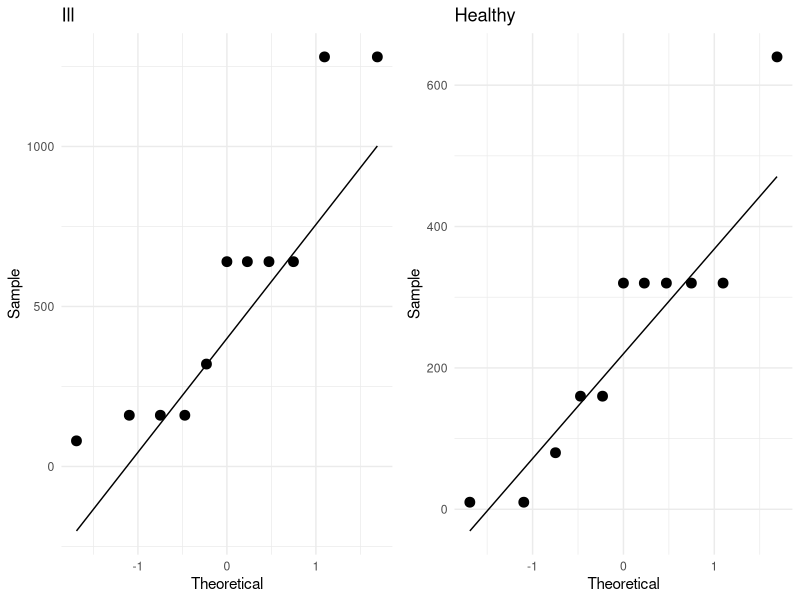
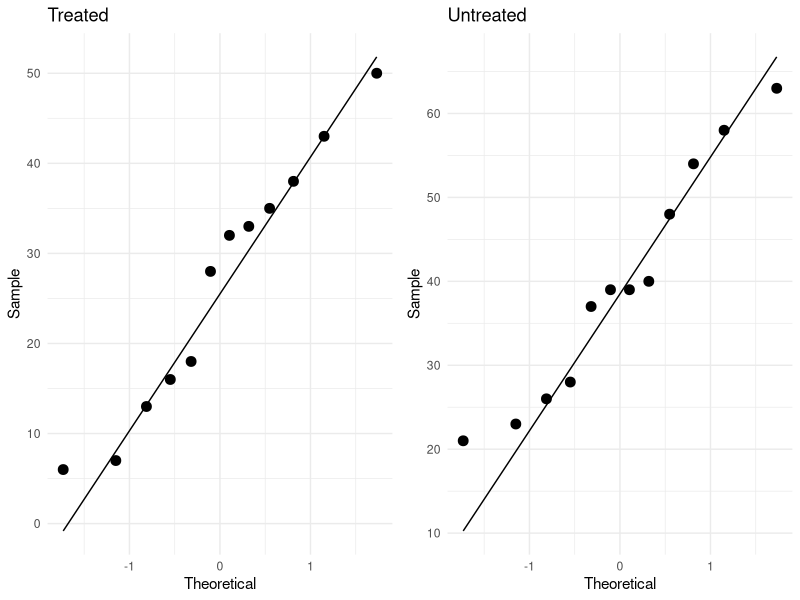

Generate these figures, in order, with R:
## ---- chunk 1
ill <- c(640, 160, 1280, 320, 80, 640, 640, 160, 1280, 640, 160)
healthy <- c(10, 320, 160, 160, 320, 320, 10, 320, 320, 80, 640)
## ---- chunk 2
library(tidyverse)
library(ggpubr)

i <- tibble(ill)
h <- tibble(healthy)

# create QQ plots
p1 <- ggplot(data=i, aes(sample=ill)) +
  stat_qq(size=3) + 
  stat_qq_line() + 
  xlab("Theoretical") +
  ylab("Sample") +
  ggtitle("Ill")+
  theme_minimal()

p2 <- ggplot(data=h, aes(sample=healthy)) +
  stat_qq(size=3) + 
  stat_qq_line() + 
  xlab("Theoretical") +
  ylab("Sample") +
  ggtitle("Healthy")+
  theme_minimal()

# put QQ plots together
ggarrange(p1, p2, ncol=2, nrow=1)
## ---- chunk 3
outcome <- c(640, 160, 1280, 320, 80, 640, 640, 160, 1280, 640, 160,
             10, 320, 160, 160, 320, 320, 10, 320, 320, 80, 640)
group <- c(rep("ill",11), rep("healthy",11))
data <- tibble(outcome, group)

wilcox.test(outcome ~ group, 
            data = data,
            exact = FALSE, 
            alternative="less")
## ---- chunk 4
worms <- c(18, 43, 28, 50, 16, 32, 13, 35, 38, 33,  6,  7,
           40, 54, 26, 63, 21, 37, 39, 23, 48, 58, 28, 39)
trt <- c(rep("Treated", 12), rep("Not", 12))
data <- tibble(worms, trt)
## ---- chunk 5
worms_trt <- data %>% filter(trt == "Treated") # only treated sheep
worms_not <- data %>% filter(trt == "Not") # only treated sheep

# create QQ plots
p1 <- ggplot(data=worms_trt, aes(sample=worms)) +
  stat_qq(size=3) + 
  stat_qq_line() + 
  xlab("Theoretical") +
  ylab("Sample") +
  ggtitle("Treated")+
  theme_minimal()

p2 <- ggplot(data=worms_not, aes(sample=worms)) +
  stat_qq(size=3) + 
  stat_qq_line() + 
  xlab("Theoretical") +
  ylab("Sample") +
  ggtitle("Untreated")+
  theme_minimal()

# put QQ plots together
ggarrange(p1, p2, ncol=2, nrow=1)
## ---- chunk 6
data %>% 
  group_by(trt) %>%
  summarize(median(worms), IQR(worms))
## ---- chunk 7
wilcox.test(worms ~ trt, 
            data = data,
            exact = FALSE, 
            alternative="greater",
            mu = 5)
